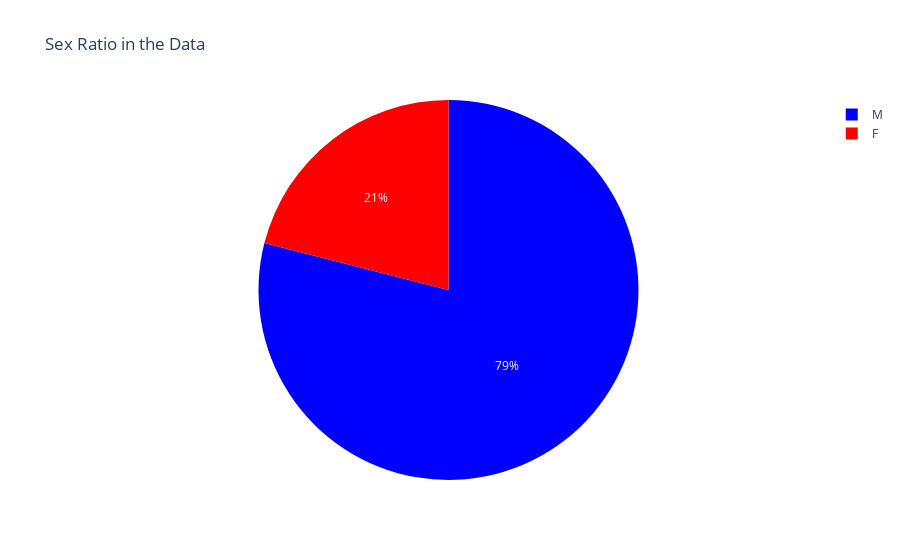

The notebook cell saved with this chart:
### Code cell
df['Sex'] = df['Sex'].astype(str)

# Create a pie chart
fig = px.pie(df, 
             names="Sex", 
             title="Sex Ratio in the Data", 
             color="Sex", 
             color_discrete_map={"M": "blue", "F": "red"})  # Assign colors

# Show the plot
fig.show()

### Figure 1 — Plotly figure (JSON) as saved in the notebook; plotly's stock layout.template omitted (floating-point values rounded to 4 significant figures; data arrays with more than 128 entries replaced by an {"elided": "..."} marker saying what was removed)
{"data": [{"customdata": {"elided": "918x1 str values"}, "domain": {"x": [0, 1], "y": [0, 1]}, "hovertemplate": "Sex=%{customdata[0]}<extra></extra>", "labels": {"elided": "918 str values"}, "legendgroup": "", "marker": {"colors": {"elided": "918 str values"}}, "name": "", "showlegend": true, "type": "pie"}], "layout": {"legend": {"tracegroupgap": 0}, "title": {"text": "Sex Ratio in the Data"}}}
